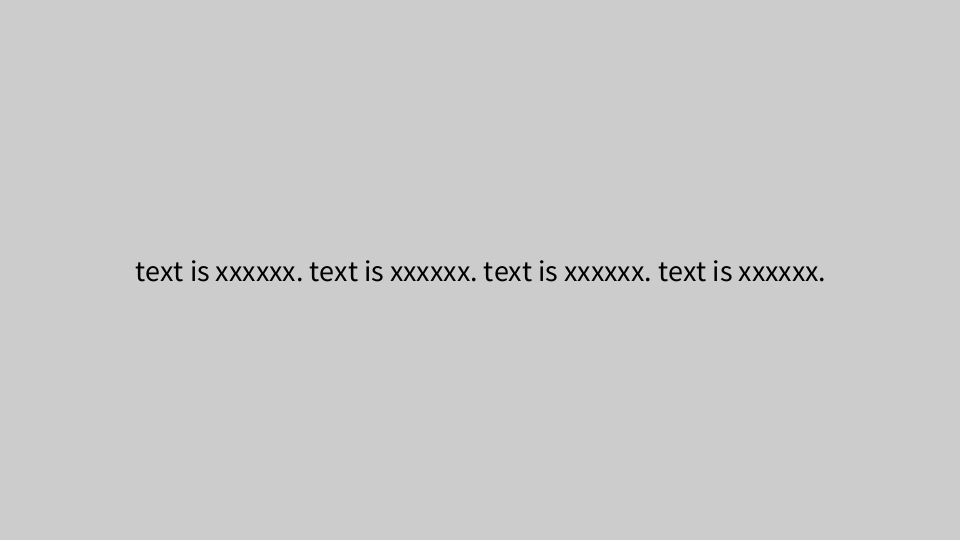
Frame 1 (no input)
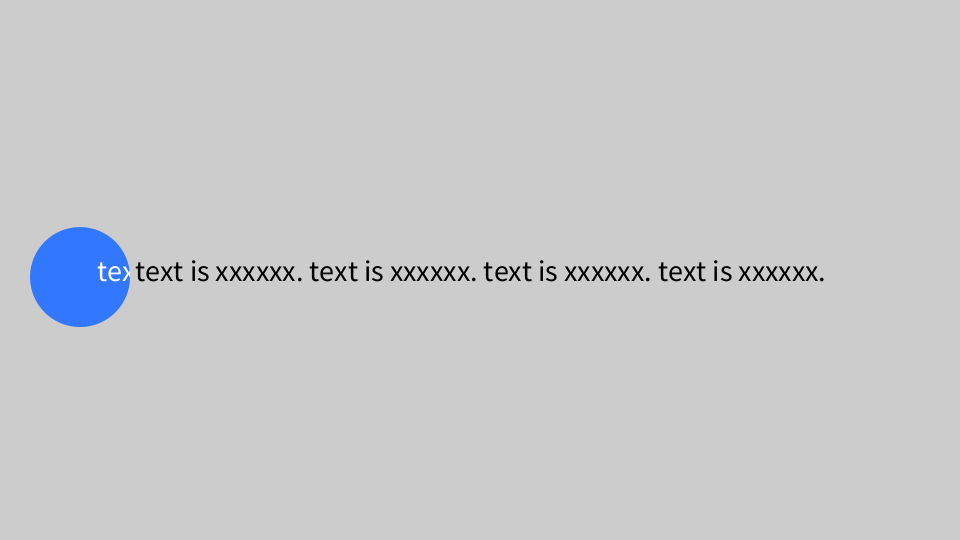
Frame 60 (the mouse pressed at the canvas centre just before this capture)
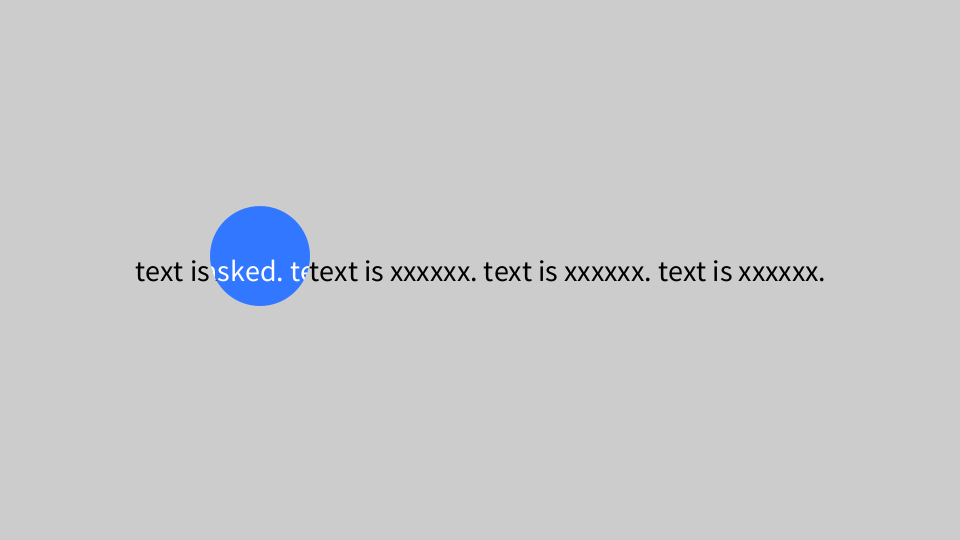
Frame 120 (the mouse held since frame 60 and released just before this capture)

The Processing sketch that drew these frames (run headless with seeded random() and noise(); from frame 60 on, the mouse is pressed at the canvas centre):

// Processing sketch: sketch_xxx_masked_text
// ── sketch_xxx_masked_text.pde
PGraphics mask;
PGraphics graphic;
String txt_mask = "text is masked. text is masked. text is masked. text is masked.";
String txt_xxxx = "text is xxxxxx. text is xxxxxx. text is xxxxxx. text is xxxxxx.";

// setup関数 : 初回1度だけ実行される
void setup() {
  size(960, 540); // ウィンドウサイズを960px,540pxに
  colorMode(HSB, 360, 100, 100); // HSBでの色指定にする
  smooth(); // 描画を滑らかに

  graphic = createGraphics(width, height);
  graphic.beginDraw();
  graphic.colorMode(HSB, 360, 100, 100);
  graphic.background(220, 80, 100);
  graphic.textAlign(CENTER, CENTER);
  graphic.fill(0, 0, 100);
  graphic.textSize(30);
  graphic.text(txt_mask, width/2, height/2);
  graphic.endDraw();

  mask = createGraphics(width, height);

  textAlign(CENTER, CENTER);
  fill(0, 0, 0);
  textSize(30);
}

// draw関数 : setup関数実行後繰り返し実行される
void draw() {
  background(0, 0, 80);

  text(txt_xxxx, width/2, height/2);

  mask.beginDraw();
  mask.colorMode(HSB, 360, 100, 100);
  mask.background(0, 0, 0);
  mask.fill(0, 0, 100);
  mask.noStroke();
  mask.ellipse((-100+frameCount*3)%(width+100), height/2+sin(frameCount*0.05)*50, 100, 100);
  mask.endDraw();
  graphic.mask(mask);


  image(graphic, 0, 0);
}
